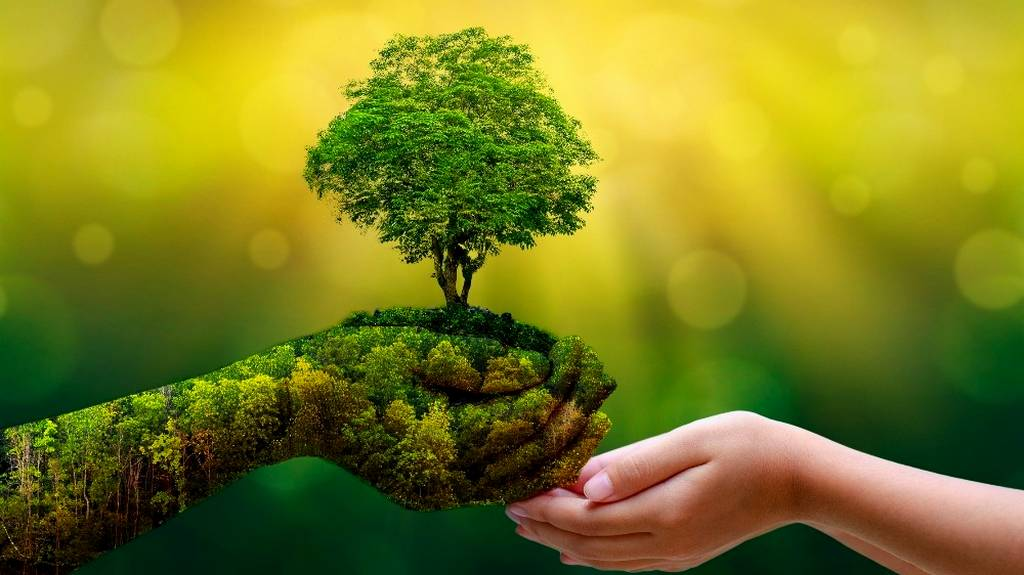
#> input picture Chapter 3 영상 처리/forest.jpg, 1024 x 575 px, found by its file name
$ python Exampel.py
#> lines starting #> are read from the running program, lines starting #| are printed output that depends on the picture; after the words box and inside, x2 and y2 are one past the last pixel; in counts of white or black regions, pixels touching at a corner belong together
import cv2 as cv
import matplotlib.pyplot as plt
import sys

img = cv.imread('/home/kali/Documents/Git/Computer_Vision/Chapter 3 영상 처리/forest.jpg',
                cv.IMREAD_UNCHANGED)
#> img is the input picture: shape (575, 1024, 3); mean B, G, R 30.9, 126.4, 125.5
if img is None:
    sys.exit('파일이 존재하지 않습니다.')

gray_img = cv.cvtColor(img, cv.COLOR_BGR2GRAY)
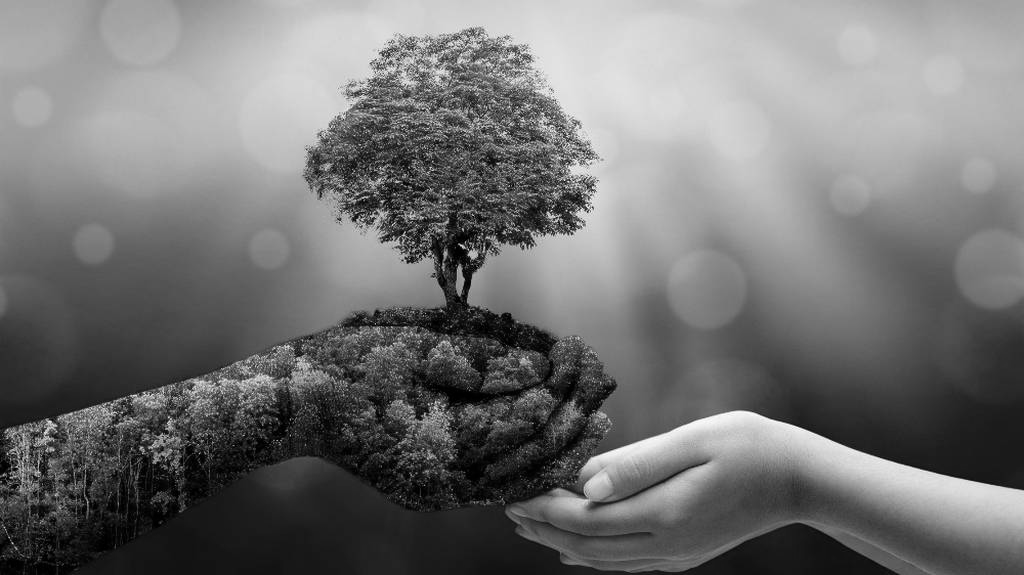
#> gray_img: shape (575, 1024); min 0, max 254, mean 115.3
t, otsu_img = cv.threshold(img[:,:,2], 0, 255, cv.THRESH_BINARY+cv.THRESH_OTSU)
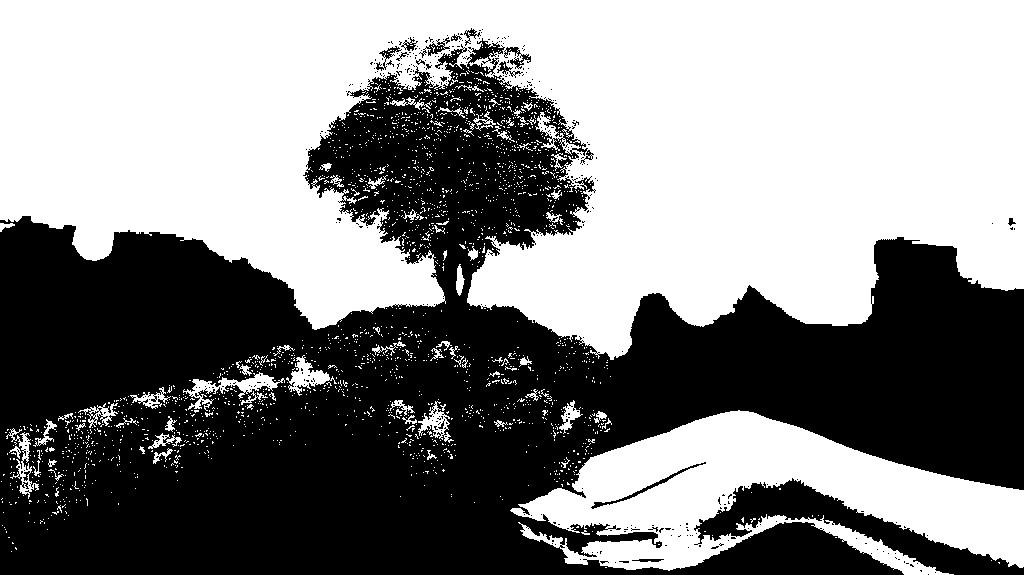
#> otsu_img: shape (575, 1024); 52.2% white; 376 black regions (360 under 20 px), largest, box (x1, y1, x2, y2) and area: (0, 38, 1024, 575) 270810, (694, 478, 1024, 575) 8485, (591, 462, 706, 509) 350
#> t = 122

plt.imshow(otsu_img, cmap='gray')
plt.show()

$ run again, with Chapter 3 영상 처리/girl_laughing.jpg copied over Chapter 3 영상 처리/forest.jpg
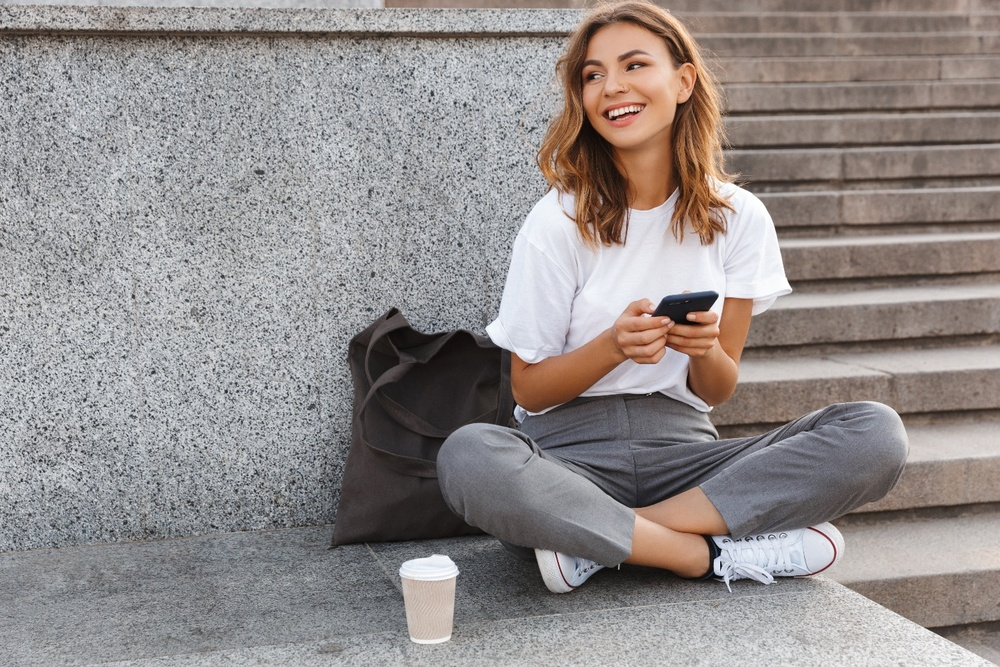
#> input picture Chapter 3 영상 처리/girl_laughing.jpg, 1000 x 667 px, shrunk from 1440 x 960 before the run, found by its file name
#> img is the input picture: shape (667, 1000, 3); mean B, G, R 139.3, 140.6, 146.9
#> `gray_img = cv.cvtColor(img, cv.COLOR_BGR2GRAY)`:
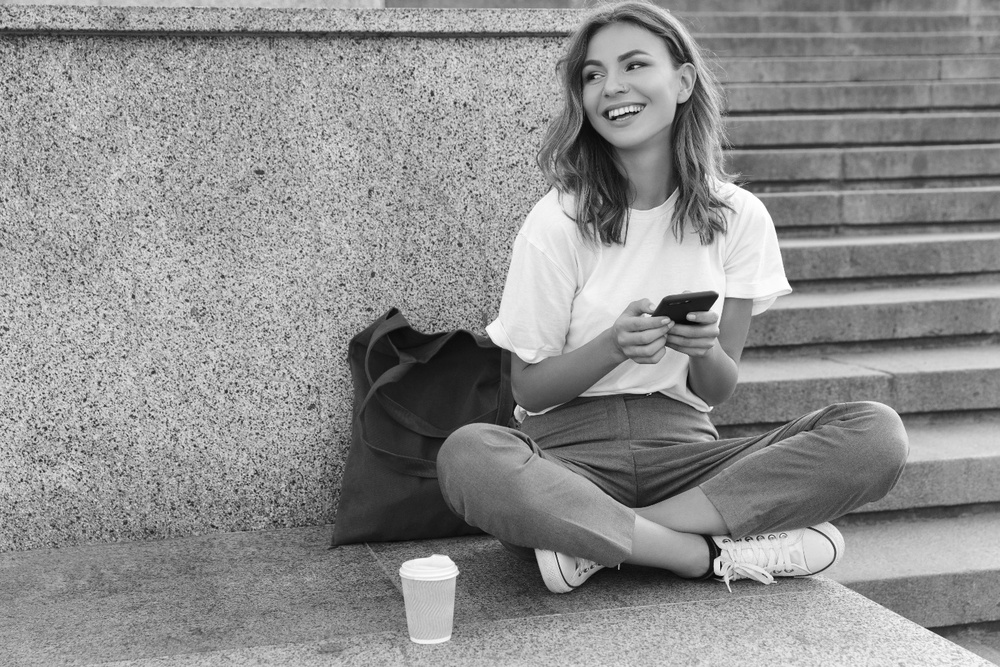
#> gray_img: shape (667, 1000); min 4, max 255, mean 142.3
#> `t, otsu_img = cv.threshold(img[:,:,2], 0, 255, cv.THRESH_BINARY+cv.THR..`:
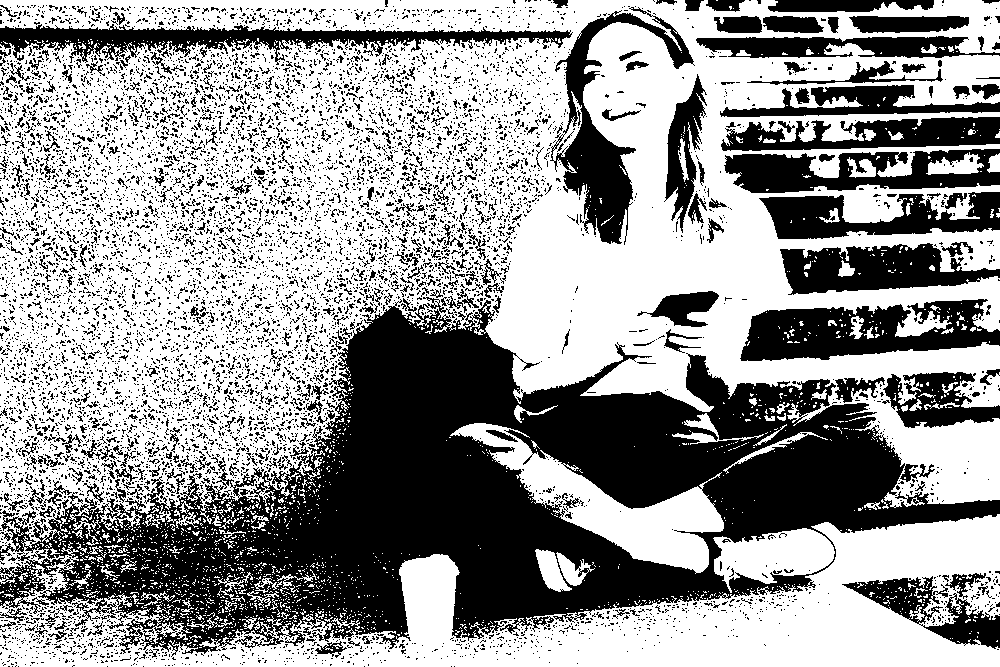
#> otsu_img: shape (667, 1000); 59.4% white; 8941 black regions (8521 under 20 px), largest, box (x1, y1, x2, y2) and area: (0, 297, 1000, 657) 141741, (740, 299, 1000, 361) 9807, (0, 24, 573, 65) 8806
#> t = 139

$ run again, with Chapter 3 영상 처리/soccer.jpg copied over Chapter 3 영상 처리/forest.jpg
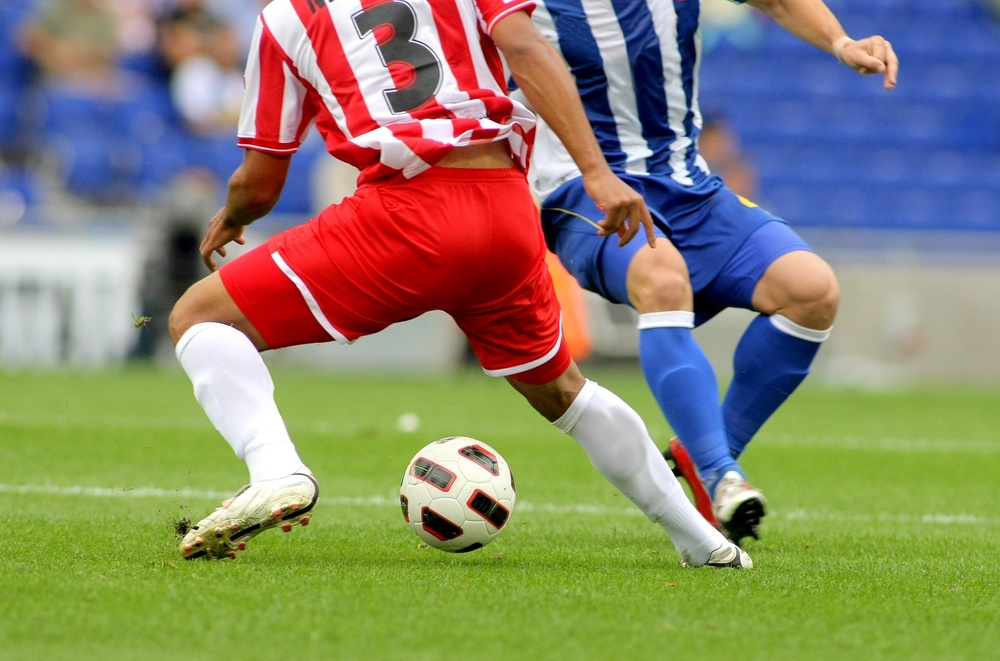
#> input picture Chapter 3 영상 처리/soccer.jpg, 1000 x 661 px, shrunk from 1434 x 948 before the run, found by its file name
#> img is the input picture: shape (661, 1000, 3); mean B, G, R 107.3, 133.3, 136.8
#> `gray_img = cv.cvtColor(img, cv.COLOR_BGR2GRAY)`:
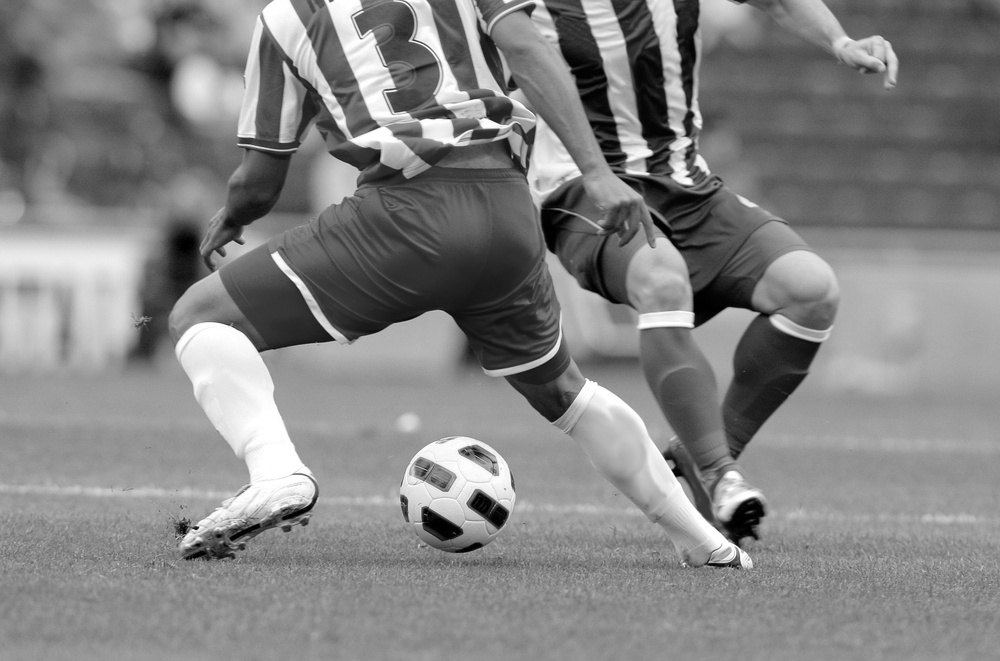
#> gray_img: shape (661, 1000); min 0, max 255, mean 131.4
#> `t, otsu_img = cv.threshold(img[:,:,2], 0, 255, cv.THRESH_BINARY+cv.THR..`:
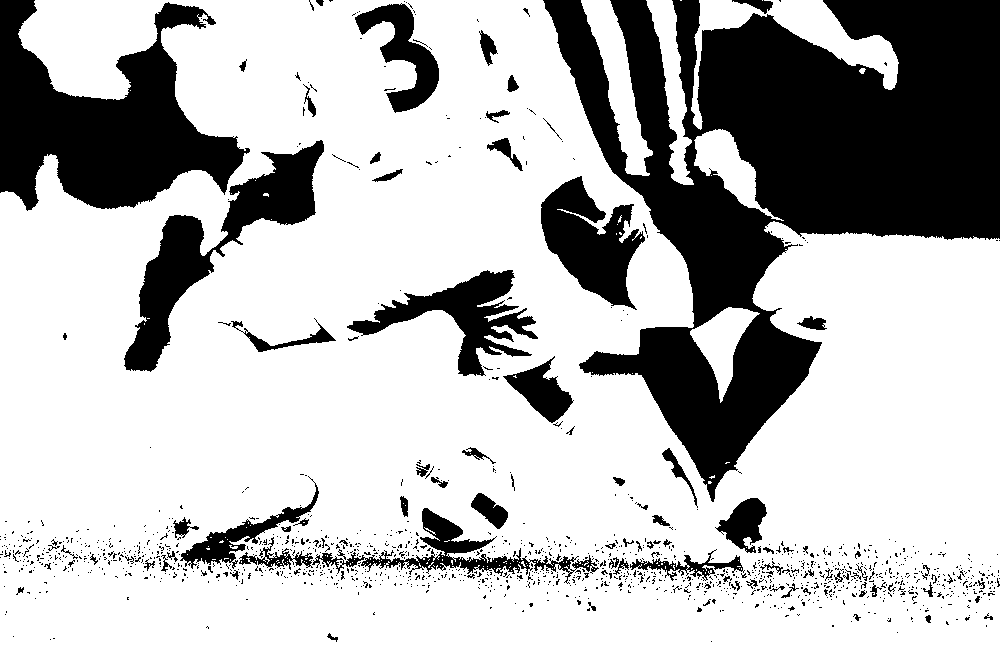
#> otsu_img: shape (661, 1000); 72.8% white; 1364 black regions (1266 under 20 px), largest, box (x1, y1, x2, y2) and area: (543, 0, 1000, 502) 101762, (0, 0, 250, 211) 27195, (124, 140, 324, 372) 11569
#> t = 113
